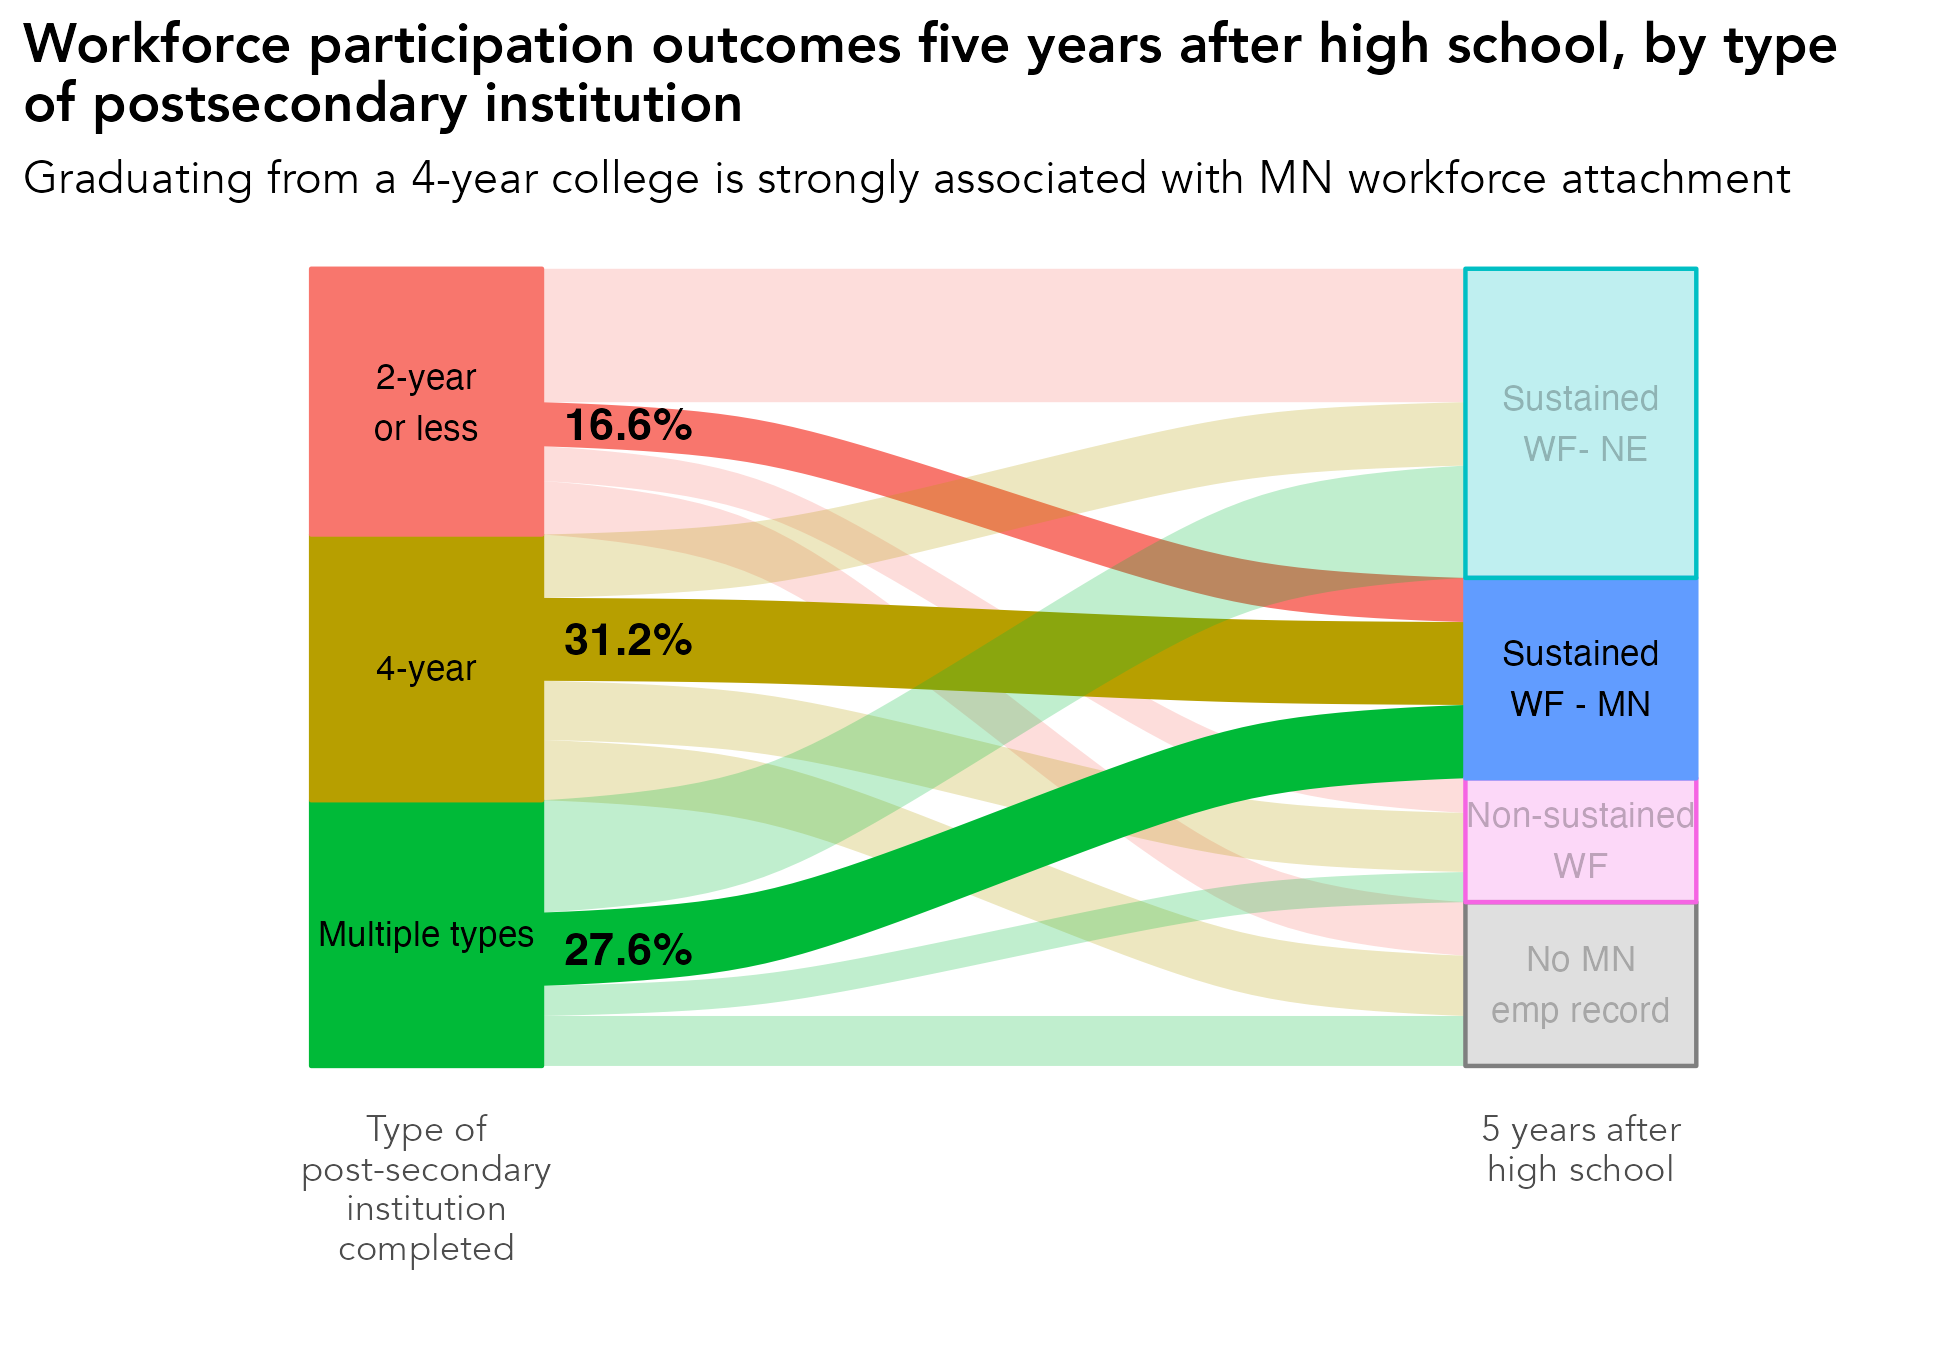

Generate this figure with R:
# library -----------------------------------------------------------------
library(tidyverse)
library(sf)
library(ggrepel)
library(scales)
library(ggiraph)
library(rmapshaper)
library(cowplot)
library(RColorBrewer)
library(readxl)
library(lubridate)
library(readxl)
library(systemfonts)
reset_font_cache()
library(ggtext)
library(janitor)
library(cowplot)
library(ggalluvial)
library(ggsankey)


rm(list = ls())

# themes ------------------------------------------------------------------
theme_bar <- theme_bw() +
  theme(panel.grid.major = element_line(color = "grey70", size = 0.1),
        panel.grid.minor = element_blank(),
        axis.ticks = element_blank(),
        axis.text = element_text(face = "bold"),
        panel.border = element_blank(),
        legend.background = element_rect(fill = "transparent", color = "transparent"),
        legend.key = element_rect(fill = "transparent"),
        legend.key.size = unit(1, "lines"),
        legend.margin = margin(0,0,0,0),
        legend.title = element_blank(),
        legend.text = element_text(margin = margin(l = 2)),
        text = element_text(family = "Avenir") ,
        plot.title.position = "plot",
        plot.title = element_text(face = "bold"))

theme_line <- theme_bw() +
  theme(legend.background = element_rect(fill = "transparent", color = "transparent"),
        legend.key = element_rect(fill = "transparent"),
        legend.text = element_text(margin = margin(l = 2)),
        panel.grid.minor = element_blank(),
        panel.grid.major = element_line(color = "grey70", size = 0.1),
        axis.ticks = element_blank(),
        axis.text = element_text(face = "bold"),
        panel.border = element_blank(),
        legend.margin = margin(0,0,0,0),
        legend.key.size = unit(1, "lines"),
        text = element_text(family = "Avenir") ,
        plot.title.position = "plot",
        plot.title = element_text(face = "bold"))


theme_sf <- theme_bw() +
  theme(axis.text.x=element_blank(),
        axis.text.y=element_blank(),
        axis.ticks=element_blank(),
        panel.background = element_blank(),
        panel.grid.major = element_line(color = "white"),
        panel.border = element_blank(),
        legend.title = element_blank(),
        legend.text = element_text(margin = margin(l = 2)),
        legend.margin = margin(0,0,0,0),
        legend.key.size = unit(1, "lines"),
        text = element_text(family = "Avenir") ,
        plot.title.position = "plot",
        plot.title = element_text(face = "bold"))

theme_all <- theme_bw() +
  theme(axis.ticks=element_blank(),
        axis.text.y = element_blank(),
        panel.background = element_blank(),
        panel.grid.major = element_blank(),
        panel.grid = element_blank(),
        panel.border = element_blank(),
        legend.title = element_blank(),
        legend.text = element_text(margin = margin(l = 2)),
        legend.margin = margin(0,0,0,0),
        legend.key.size = unit(1, "lines"),
        text = element_text(family = "Avenir") ,
        plot.title.position = "plot",
        plot.title = element_text(face = "bold"))


regions <- read_csv("/Users/kellyasche/Library/CloudStorage/GoogleDrive-kasche@ruralmn.org/My Drive/Data Prep/R Projects/Join docs/county_regions.csv") %>%
  select(5,6) %>%
  unique() %>%
  mutate(edr = str_replace(edr, "  ", " "),
         planning.region = str_replace(planning.region, " Minnesota", ""),
         planning.region = fct_relevel(planning.region, "Northwest", "Northeast", "Central", "Seven County Mpls-St Paul", "Southwest", "Southeast"),
         edr = fct_relevel(edr, "EDR 1 - Northwest", "EDR 2 - Headwaters", "EDR 3 - Arrowhead", "EDR 4 - West Central", "EDR 5 - North Central", "EDR 6E- Southwest Central", "EDR 6W- Upper Minnesota Valley", "EDR 7E- East Central", "EDR 7W- Central", "EDR 8 - Southwest", "EDR 9 - South Central", "EDR 10 - Southeast", "EDR 11 - 7 County Twin Cities", "Minnesota"))

counties.regions <- read_csv("/Users/kellyasche/Library/CloudStorage/GoogleDrive-kasche@ruralmn.org/My Drive/Data Prep/R Projects/Join docs/county_regions.csv") %>%
  mutate(countyfp = formatC(countyfp, width = 3, flag = "0"),
         Name = str_to_title(Name),
         Name = str_replace(Name, "Q", "q"),
         Name = str_replace(Name, "Of The", "of the"),
         Name = str_replace(Name, "Mcleod", "McLeod"),
         Dem_Desc = ifelse(Name == "Minnesota", "Minnesota", Dem_Desc) ,
         edr = str_replace(edr, "  ", " "),
         planning.region = str_replace(planning.region, " Minnesota", ""),
         planning.region = fct_relevel(planning.region, "Northwest", "Northeast", "Central", "Seven County Mpls-St Paul", "Southwest", "Southeast"),
         edr = fct_relevel(edr, "EDR 1 - Northwest", "EDR 2 - Headwaters", "EDR 3 - Arrowhead", "EDR 4 - West Central", "EDR 5 - North Central", "EDR 6E- Southwest Central", "EDR 6W- Upper Minnesota Valley", "EDR 7E- East Central", "EDR 7W- Central", "EDR 8 - Southwest", "EDR 9 - South Central", "EDR 10 - Southeast", "EDR 11 - 7 County Twin Cities", "Minnesota"))

color.ruca <- c("Entirely rural" = "#009933", "Town/rural mix" = "#99CC33", "Urban/town/rural mix" = "#CC9966", "Entirely urban" = "#754C29", "Minnesota" = "black")

color.pr <- c("Northwest" = "#4575b4","Northeast" = "grey", "Central" = "#fee090", "Seven County Mpls-St Paul" = "#d73027", "Southwest" = "#91bfdb", "Southeast" = "#fc8d59", "Minnesota" = "black")

color.edr <- c("EDR 1 - Northwest" = "#b3cde3", "EDR 2 - Headwaters" = "#8c96c6", "EDR 3 - Arrowhead" = "#fe9929", "EDR 4 - West Central" = "#8856a7", "EDR 5 - North Central" = "#810f7c", "EDR 6E- Southwest Central" = "#e5f5f9", "EDR 6W- Upper Minnesota Valley" = "#bdc9e1", "EDR 7E- East Central" = "#99d8c9", "EDR 7W- Central" = "#2ca25f", "EDR 8 - Southwest" = "#74a9cf", "EDR 9 - South Central" = "#0570b0", "EDR 10 - Southeast" = "#d7301f", "EDR 11 - 7 County Twin Cities" = "#d8b365", "Minnesota" = "black")

color.pr.edr <- c ("Northwest" = "#4575b4","Northeast" = "#e0f3f8", "Central" = "#fee090", "Seven County Mpls-St Paul" = "#d73027", "Southwest" = "#91bfdb", "Southeast" = "#fc8d59", "Minnesota" = "black", "EDR 1 - Northwest" = "#b3cde3", "EDR 2 - Headwaters" = "#8c96c6", "EDR 3 - Arrowhead" = "#fe9929", "EDR 4 - West Central" = "#8856a7", "EDR 5 - North Central" = "#810f7c", "EDR 6E- Southwest Central" = "#e5f5f9", "EDR 6W- Upper Minnesota Valley" = "#bdc9e1", "EDR 7E- East Central" = "#99d8c9", "EDR 7W- Central" = "#2ca25f", "EDR 8 - Southwest" = "#74a9cf", "EDR 9 - South Central" = "#0570b0", "EDR 10 - Southeast" = "#d7301f", "EDR 11 - 7 County Twin Cities" = "#d8b365")

color.six <- c("#009933", "#4575b4", "grey", "#fee090", "#fc8d59", "#d73027")

mn_counties <- st_read("/Users/kellyasche/Library/CloudStorage/GoogleDrive-kasche@ruralmn.org/My Drive/Data Prep/R Projects/Shapefiles/County shapefiles/MNCounties_MNDOT.shp", quiet = TRUE) %>%
  ms_simplify(keep = .01, keep_shapes = TRUE) %>%
  rename("countyfp" = "FIPS_CODE")

counties.regions.1 <- counties.regions %>%
  mutate(statefp = "27",
         project.pr = ifelse(edr %in% c("EDR 1 - Northwest", "EDR 2 - Headwaters", "EDR 4 - West Central"), "Northwest",
                             ifelse(edr == "EDR 3 - Arrowhead", "Northeast",
                                    ifelse(edr %in% c("EDR 5 - North Central", "EDR 7E- East Central", "EDR 7W- Central"), "Central",
                                           ifelse(edr %in% c("EDR 6E- Southwest Central", "EDR 6W- Upper Minnesota Valley", "EDR 8 - Southwest"), "Southwest",
                                                  ifelse(edr %in% c("EDR 9 - South Central", "EDR 10 - Southeast"), "Southern", as.character(planning.region)))))),
         project.pr = fct_relevel(project.pr, "Northwest", "Northeast", "Central", "Seven County Mpls-St Paul", "Southwest", "Southern"))


# Prep data ---------------------------------------------------------------

original <- read_csv("Data/SLEDS/Masters/Master-report-dataset.csv")

ps.InstitutionSector <- read_csv("Data/SLEDS/Masters/nsccompletions_master.csv") %>%
  select(PersonID, ps.grad.InstitutionSector) %>%
  mutate(ps.grad.InstitutionSector.new = ifelse(ps.grad.InstitutionSector %in% c(1, 2,3), "4-year", ps.grad.InstitutionSector),
         ps.grad.InstitutionSector.new = ifelse(ps.grad.InstitutionSector.new %in% c("4", "6", "9"), "2-year or less", ps.grad.InstitutionSector.new),
         ps.grad.InstitutionSector.new = ifelse(ps.grad.InstitutionSector.new == "10", "Multiple types", ps.grad.InstitutionSector.new),
         ps.grad.InstitutionSector.new = as_factor(ps.grad.InstitutionSector.new)) %>%
  select(-ps.grad.InstitutionSector)

names(ps.InstitutionSector)
levels(ps.InstitutionSector$ps.grad.InstitutionSector.new)

data <- original %>%
  left_join(ps.InstitutionSector, by = "PersonID") %>% 
  select(grad.year.5, ps.grad.InstitutionSector.new) %>%
  mutate(ps.grad.InstitutionSector.new = ifelse(is.na(ps.grad.InstitutionSector.new), "Did not grad", as.character(ps.grad.InstitutionSector.new))) %>%
  rename(ps.grad.InstitutionSector = ps.grad.InstitutionSector.new) %>%
  filter(grad.year.5 != "After 2023") %>%
  filter(grad.year.5 != "Attending ps") %>%
  filter(!ps.grad.InstitutionSector %in% c("Attending ps", "Never attended ps", "Did not grad")) %>%
  group_by(ps.grad.InstitutionSector, grad.year.5) %>%
  summarize(n = n()) %>%
  ungroup() %>%
  group_by(ps.grad.InstitutionSector) %>%
  mutate(pct = n / sum(n)) %>%
  ungroup() %>%
  mutate(grad.year.5 = str_replace(grad.year.5, "No MN emp record, not attending ps", "No MN emp record"),
         grad.year.5 = str_replace(grad.year.5, "Not meaningful, not attending ps", "Non-sustained WF"),
         grad.year.5 = str_replace(grad.year.5, "Meaningful WF - Northeast", "Sustained WF - NE"),
         grad.year.5 = str_replace(grad.year.5, "Meaningful WF - MN", "Sustained WF - MN"),
         ps.grad.InstitutionSector = as_factor(ps.grad.InstitutionSector))

levels(data$ps.grad.InstitutionSector)

ps.grad.InstitutionSector.order <- c("2-year or less", "4-year", "Multiple types")

grad.year.5.order <- c("Sustained WF - NE", "Sustained WF - MN", "Non-sustained", "No MN emp record")

ps.grad.InstitutionSector.order.plot <- c("2-year\nor less", "4-year", "Multiple types")

grad.year.5.order.plot <- c("Sustained\n WF- NE", "Sustained\nWF - MN", "Non-sustained\nWF", "No MN\nemp record")

df_lodes <- data %>%
  mutate(
    ps.grad.InstitutionSector = factor(ps.grad.InstitutionSector, levels = ps.grad.InstitutionSector.order),
    grad.year.5     = factor(grad.year.5, levels = grad.year.5.order)
  ) %>%
  to_lodes_form(
    axes = c("ps.grad.InstitutionSector", "grad.year.5"),
    key = "axis",
    value = "stratum",
    id = "flow_id"
  ) %>%
  group_by(flow_id) %>%
  mutate(
    highlight = if_else(
      any(stratum %in% c("Sustained WF - MN")),
      "highlight",
      "base"
    )
  ) %>%
  ungroup() %>%
  group_by(flow_id) %>%
  mutate(
    ps.grad.InstitutionSector = first(stratum[axis == "ps.grad.InstitutionSector"])
  ) %>%
  ungroup()


labels <- df_lodes %>%
  mutate(top.pct = lead(pct)) %>%
  filter(axis == "ps.grad.InstitutionSector", highlight == "highlight") %>%
  arrange(ps.grad.InstitutionSector) %>%
  select(stratum, pct, top.pct) %>%
  mutate(half.pct = pct / 2,
         cumsum = rev(seq(n())),
         yloc = cumsum - top.pct - half.pct,
         highlight = "highlight") 

master <- df_lodes %>%
  left_join(labels, by = c("stratum", "highlight", "pct"))

names(labels)
# Create chart ------------------------------------------------------------

ggplot(
  master,
  aes(
    x = axis,
    stratum = stratum,
    alluvium = flow_id,
    y = pct,
    fill = ps.grad.InstitutionSector,     # left-side colors
    alpha = highlight           # highlight flows
  )
) +
  geom_flow(width = 0.4) +
  geom_stratum(width = 0.4, aes(fill = stratum, color = stratum)) +
  geom_text(
    stat = "stratum",
    label = c(rev(ps.grad.InstitutionSector.order.plot), rev(grad.year.5.order.plot)),
    size = 3
  ) +
  geom_text(aes(x = 1.35, y = yloc, label = percent(pct, accuracy = .1)), fontface = "bold") +
  scale_alpha_manual(
    values = c(highlight = 1, base = 0.25),
    guide = "none"
  ) +
  scale_x_discrete(
    limits = c("ps.grad.InstitutionSector", "middle", "grad.year.5"),
    labels = c("Type of\npost-secondary\ninstitution\ncompleted", "", "5 years after\nhigh school")
  ) +
  labs(x = "", 
       y = "",
       title = "Workforce participation outcomes five years after high school, by type\nof postsecondary institution",
       subtitle = "Graduating from a 4-year college is strongly associated with MN workforce attachment") +
  theme_all +
  theme(legend.position = "none")

ggsave(filename = "Charts/Paper report/sankey-college-type-meaningful-wf-mn.pdf", device = cairo_pdf, dpi = "print", width = 6.5, height = 4.5)

ggsave(filename = "Charts/Paper report/sankey-college-type-meaningful-wf-mn.png", dpi = "print", width = 6.5, height = 4.5)
